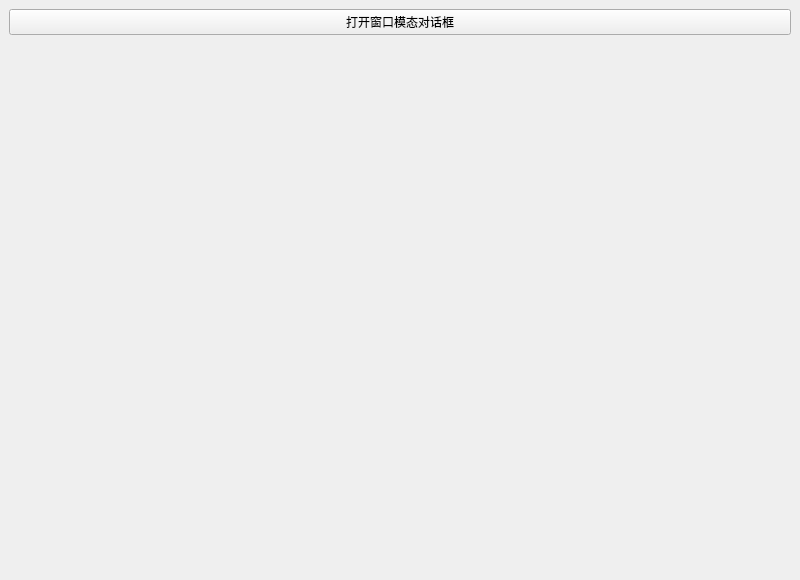
<?xml version="1.0" encoding="UTF-8"?>
<ui version="4.0">
 <class>MainWindow</class>
 <widget class="QMainWindow" name="MainWindow">
  <property name="geometry">
   <rect>
    <x>0</x>
    <y>0</y>
    <width>800</width>
    <height>580</height>
   </rect>
  </property>
  <property name="windowTitle">
   <string>7.1 模态 非模态与对象生命期</string>
  </property>
  <widget class="QWidget" name="centralwidget">
   <layout class="QVBoxLayout" name="verticalLayout">
    <item>
     <widget class="QPushButton" name="run">
      <property name="text">
       <string>打开窗口模态对话框</string>
      </property>
     </widget>
    </item>
    <item>
     <spacer name="verticalSpacer">
      <property name="orientation">
       <enum>Qt::Vertical</enum>
      </property>
      <property name="sizeHint" stdset="0">
       <size>
        <width>20</width>
        <height>40</height>
       </size>
      </property>
     </spacer>
    </item>
   </layout>
  </widget>
 </widget>
 <resources />
 <connections />
</ui>
